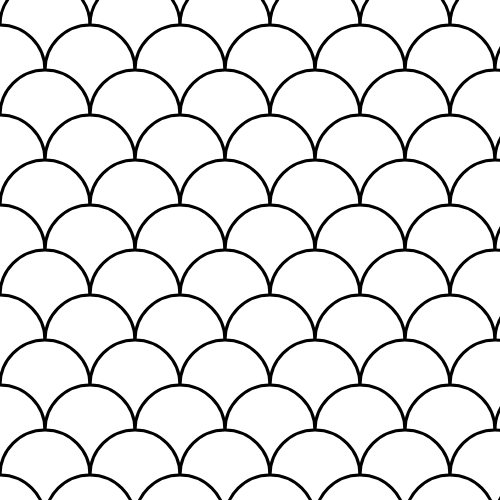
Frame 1 (no input)
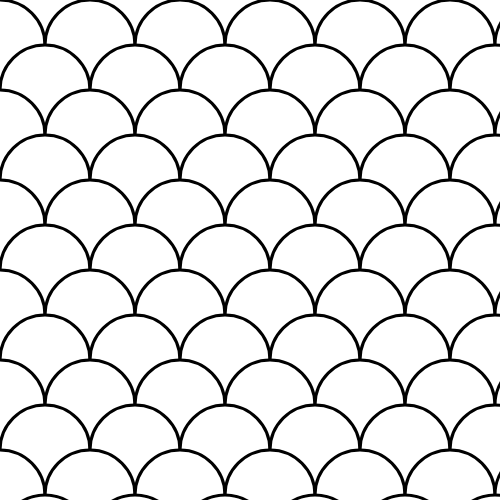
Frame 60 (no input)
Frame 120 (the mouse pressed at the canvas centre since frame 60): identical to frame 60, image omitted

The p5.js sketch that drew these frames (run headless with seeded random() and noise() and a simulated clock; from frame 60 on, the mouse is pressed at the canvas centre):

// p5.js sketch
// ── sketch.js
/*
 * This program fills the display window with overlapping circles.
 * Incrementing each on the x and y axis based in the circle size.
 * This makes it easy to change the pattern by the circle size.
 * Which also changes the number of loops in 'repeats' variable.
 *
 */
var x = 0;
var y = 25;
var mySize = 90;
var repeats = 0;

function setup() {
  createCanvas(500, 500);
  smooth();
  background(255);
}

function draw() {
  background(255);
  stroke(0);
  strokeWeight(3);
  ellipseMode(CENTER);

  repeats = width/mySize+1;

  for (var i = 0; i < repeats; i++) {
    for (var j = 0; j < repeats; j++) {
     ellipse(mySize/2+x, 0+y, mySize, mySize);
     ellipse(0+x, mySize/2+y, mySize, mySize);
      x = x + mySize;
    }
    //fill(check your x's and y's);
    y = y + mySize;
    x = 0;

  }
  y = 0;
}
